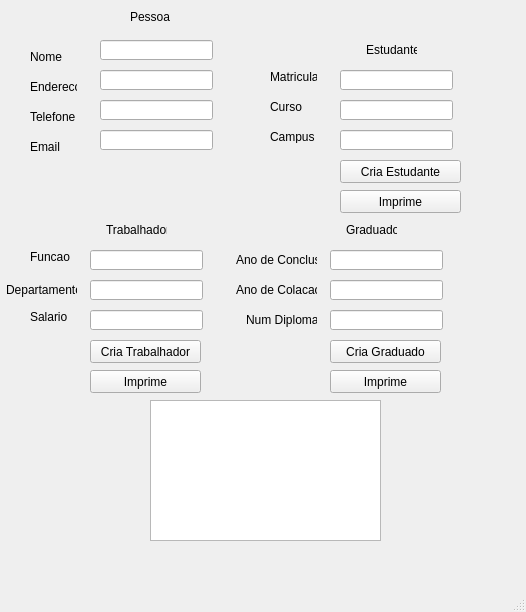
<?xml version="1.0" encoding="UTF-8"?>
<ui version="4.0">
 <class>MainWindow</class>
 <widget class="QMainWindow" name="MainWindow">
  <property name="geometry">
   <rect>
    <x>0</x>
    <y>0</y>
    <width>526</width>
    <height>612</height>
   </rect>
  </property>
  <property name="windowTitle">
   <string>MainWindow</string>
  </property>
  <widget class="QWidget" name="centralwidget">
   <widget class="QLineEdit" name="lineEditNome">
    <property name="geometry">
     <rect>
      <x>100</x>
      <y>40</y>
      <width>113</width>
      <height>20</height>
     </rect>
    </property>
   </widget>
   <widget class="QLineEdit" name="lineEditEndereco">
    <property name="geometry">
     <rect>
      <x>100</x>
      <y>70</y>
      <width>113</width>
      <height>20</height>
     </rect>
    </property>
   </widget>
   <widget class="QLineEdit" name="lineEditFuncao">
    <property name="geometry">
     <rect>
      <x>90</x>
      <y>250</y>
      <width>113</width>
      <height>20</height>
     </rect>
    </property>
   </widget>
   <widget class="QLineEdit" name="lineEditTelefone">
    <property name="geometry">
     <rect>
      <x>100</x>
      <y>100</y>
      <width>113</width>
      <height>20</height>
     </rect>
    </property>
   </widget>
   <widget class="QLineEdit" name="lineEditSalario">
    <property name="geometry">
     <rect>
      <x>90</x>
      <y>310</y>
      <width>113</width>
      <height>20</height>
     </rect>
    </property>
   </widget>
   <widget class="QLineEdit" name="lineEditDepartamento">
    <property name="geometry">
     <rect>
      <x>90</x>
      <y>280</y>
      <width>113</width>
      <height>20</height>
     </rect>
    </property>
   </widget>
   <widget class="QLineEdit" name="lineEditAnodeConclu">
    <property name="geometry">
     <rect>
      <x>330</x>
      <y>250</y>
      <width>113</width>
      <height>20</height>
     </rect>
    </property>
   </widget>
   <widget class="QLineEdit" name="lineEditAnoDeCola">
    <property name="geometry">
     <rect>
      <x>330</x>
      <y>280</y>
      <width>113</width>
      <height>20</height>
     </rect>
    </property>
   </widget>
   <widget class="QLineEdit" name="lineEditEmail">
    <property name="geometry">
     <rect>
      <x>100</x>
      <y>130</y>
      <width>113</width>
      <height>20</height>
     </rect>
    </property>
   </widget>
   <widget class="QLineEdit" name="lineEditNumDiploma">
    <property name="geometry">
     <rect>
      <x>330</x>
      <y>310</y>
      <width>113</width>
      <height>20</height>
     </rect>
    </property>
   </widget>
   <widget class="QLineEdit" name="lineEditCurso">
    <property name="geometry">
     <rect>
      <x>340</x>
      <y>100</y>
      <width>113</width>
      <height>20</height>
     </rect>
    </property>
   </widget>
   <widget class="QLineEdit" name="lineEditMatricula">
    <property name="geometry">
     <rect>
      <x>340</x>
      <y>70</y>
      <width>113</width>
      <height>20</height>
     </rect>
    </property>
   </widget>
   <widget class="QLineEdit" name="lineEditCampus">
    <property name="geometry">
     <rect>
      <x>340</x>
      <y>130</y>
      <width>113</width>
      <height>20</height>
     </rect>
    </property>
   </widget>
   <widget class="QLabel" name="label">
    <property name="geometry">
     <rect>
      <x>6</x>
      <y>280</y>
      <width>71</width>
      <height>20</height>
     </rect>
    </property>
    <property name="text">
     <string>Departamento</string>
    </property>
   </widget>
   <widget class="QLabel" name="label_2">
    <property name="geometry">
     <rect>
      <x>30</x>
      <y>140</y>
      <width>47</width>
      <height>13</height>
     </rect>
    </property>
    <property name="text">
     <string>Email</string>
    </property>
   </widget>
   <widget class="QLabel" name="label_3">
    <property name="geometry">
     <rect>
      <x>30</x>
      <y>310</y>
      <width>47</width>
      <height>13</height>
     </rect>
    </property>
    <property name="text">
     <string>Salario</string>
    </property>
   </widget>
   <widget class="QLabel" name="label_4">
    <property name="geometry">
     <rect>
      <x>30</x>
      <y>250</y>
      <width>47</width>
      <height>13</height>
     </rect>
    </property>
    <property name="text">
     <string>Funcao</string>
    </property>
   </widget>
   <widget class="QLabel" name="label_5">
    <property name="geometry">
     <rect>
      <x>270</x>
      <y>100</y>
      <width>47</width>
      <height>13</height>
     </rect>
    </property>
    <property name="text">
     <string>Curso</string>
    </property>
   </widget>
   <widget class="QLabel" name="label_6">
    <property name="geometry">
     <rect>
      <x>236</x>
      <y>250</y>
      <width>81</width>
      <height>20</height>
     </rect>
    </property>
    <property name="text">
     <string>Ano de Conclusao</string>
    </property>
   </widget>
   <widget class="QLabel" name="label_7">
    <property name="geometry">
     <rect>
      <x>270</x>
      <y>130</y>
      <width>47</width>
      <height>13</height>
     </rect>
    </property>
    <property name="text">
     <string>Campus</string>
    </property>
   </widget>
   <widget class="QLabel" name="label_8">
    <property name="geometry">
     <rect>
      <x>30</x>
      <y>110</y>
      <width>47</width>
      <height>13</height>
     </rect>
    </property>
    <property name="text">
     <string>Telefone</string>
    </property>
   </widget>
   <widget class="QLabel" name="label_9">
    <property name="geometry">
     <rect>
      <x>270</x>
      <y>70</y>
      <width>47</width>
      <height>13</height>
     </rect>
    </property>
    <property name="text">
     <string>Matricula</string>
    </property>
   </widget>
   <widget class="QLabel" name="label_10">
    <property name="geometry">
     <rect>
      <x>30</x>
      <y>80</y>
      <width>47</width>
      <height>13</height>
     </rect>
    </property>
    <property name="text">
     <string>Endereco</string>
    </property>
   </widget>
   <widget class="QLabel" name="label_11">
    <property name="geometry">
     <rect>
      <x>246</x>
      <y>310</y>
      <width>71</width>
      <height>20</height>
     </rect>
    </property>
    <property name="text">
     <string>Num Diploma</string>
    </property>
   </widget>
   <widget class="QLabel" name="label_12">
    <property name="geometry">
     <rect>
      <x>236</x>
      <y>280</y>
      <width>81</width>
      <height>20</height>
     </rect>
    </property>
    <property name="text">
     <string>Ano de Colacao</string>
    </property>
   </widget>
   <widget class="QLabel" name="label_13">
    <property name="geometry">
     <rect>
      <x>30</x>
      <y>50</y>
      <width>47</width>
      <height>13</height>
     </rect>
    </property>
    <property name="text">
     <string>Nome</string>
    </property>
   </widget>
   <widget class="QLabel" name="label_14">
    <property name="geometry">
     <rect>
      <x>346</x>
      <y>220</y>
      <width>51</width>
      <height>20</height>
     </rect>
    </property>
    <property name="text">
     <string>Graduado</string>
    </property>
   </widget>
   <widget class="QLabel" name="label_15">
    <property name="geometry">
     <rect>
      <x>106</x>
      <y>220</y>
      <width>61</width>
      <height>20</height>
     </rect>
    </property>
    <property name="text">
     <string>Trabalhador</string>
    </property>
   </widget>
   <widget class="QLabel" name="label_16">
    <property name="geometry">
     <rect>
      <x>130</x>
      <y>10</y>
      <width>47</width>
      <height>13</height>
     </rect>
    </property>
    <property name="text">
     <string>Pessoa</string>
    </property>
   </widget>
   <widget class="QLabel" name="label_17">
    <property name="geometry">
     <rect>
      <x>366</x>
      <y>40</y>
      <width>51</width>
      <height>20</height>
     </rect>
    </property>
    <property name="text">
     <string>Estudante</string>
    </property>
   </widget>
   <widget class="QPushButton" name="pushButton">
    <property name="geometry">
     <rect>
      <x>340</x>
      <y>160</y>
      <width>121</width>
      <height>23</height>
     </rect>
    </property>
    <property name="text">
     <string>Cria Estudante</string>
    </property>
   </widget>
   <widget class="QPushButton" name="pushButton_3">
    <property name="geometry">
     <rect>
      <x>90</x>
      <y>370</y>
      <width>111</width>
      <height>23</height>
     </rect>
    </property>
    <property name="text">
     <string>Imprime</string>
    </property>
   </widget>
   <widget class="QTextEdit" name="textEdit">
    <property name="geometry">
     <rect>
      <x>150</x>
      <y>400</y>
      <width>231</width>
      <height>141</height>
     </rect>
    </property>
   </widget>
   <widget class="QPushButton" name="pushButton_2">
    <property name="geometry">
     <rect>
      <x>90</x>
      <y>340</y>
      <width>111</width>
      <height>23</height>
     </rect>
    </property>
    <property name="text">
     <string>Cria Trabalhador</string>
    </property>
   </widget>
   <widget class="QPushButton" name="pushButton_4">
    <property name="geometry">
     <rect>
      <x>330</x>
      <y>340</y>
      <width>111</width>
      <height>23</height>
     </rect>
    </property>
    <property name="text">
     <string>Cria Graduado</string>
    </property>
   </widget>
   <widget class="QPushButton" name="pushButton_5">
    <property name="geometry">
     <rect>
      <x>330</x>
      <y>370</y>
      <width>111</width>
      <height>23</height>
     </rect>
    </property>
    <property name="text">
     <string>Imprime</string>
    </property>
   </widget>
   <widget class="QPushButton" name="pushButton_6">
    <property name="geometry">
     <rect>
      <x>340</x>
      <y>190</y>
      <width>121</width>
      <height>23</height>
     </rect>
    </property>
    <property name="text">
     <string>Imprime</string>
    </property>
   </widget>
  </widget>
  <widget class="QMenuBar" name="menubar">
   <property name="geometry">
    <rect>
     <x>0</x>
     <y>0</y>
     <width>526</width>
     <height>21</height>
    </rect>
   </property>
  </widget>
  <widget class="QStatusBar" name="statusbar"/>
 </widget>
 <resources/>
 <connections/>
</ui>
